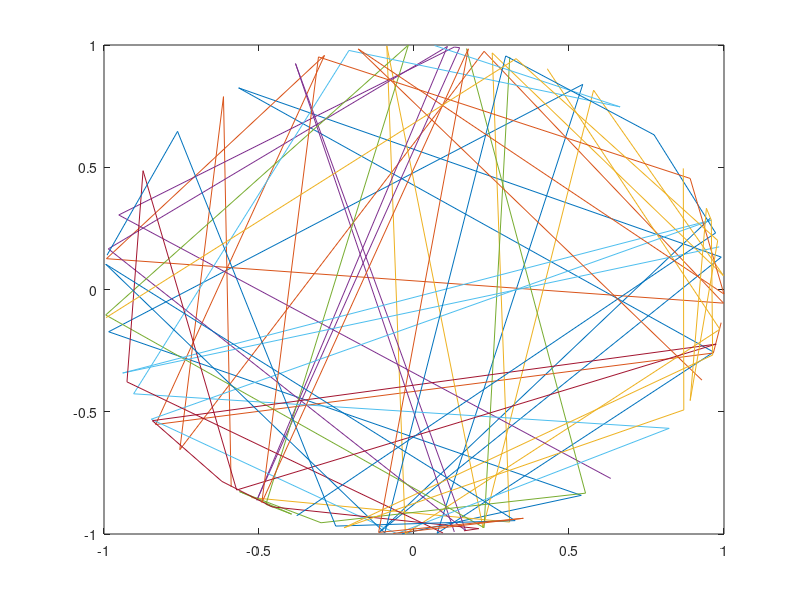

Source code (MATLAB):
a = 2*pi*(rand(10));
R = 2;
r = R * sqrt(rand());
X = arrayfun(@(x) cos(x), a); 
Y = arrayfun(@(x) sin(x), a);
figure;
plot(X, Y)